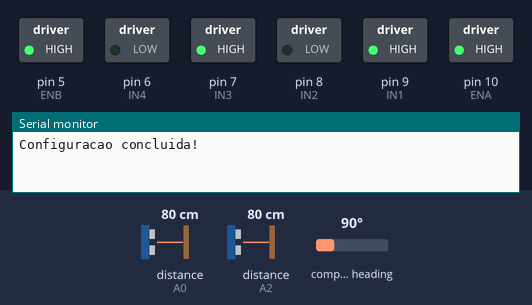
Bench run of a sketch on a simulated Arduino Uno, built with avr-gcc and run on an emulated ATmega328P. Shown: switched loads named in the sketch (green lamp = pin HIGH), the last lines printed to the serial monitor. Wiring (inferred from the names in the program): HMC5883L compass at I2C address 0x1E. Dashed ring = blinking. The test bench sets the inputs (shaded band); at power-on: distance to the obstacle (sensors on A0, A2) 80 cm, compass heading 90°. The echo pulse lasts 58.3 µs per cm.

Above: at 7.9 s.
8.0 s: distance to the obstacle (sensor on A0) set to 17 cm
9.5 s: distance to the obstacle (sensor on A0) set to 13 cm
At 10.5 s:
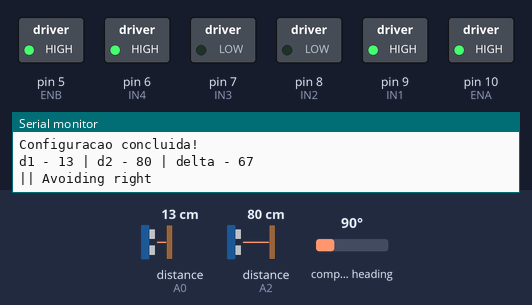
At 11.2 s:
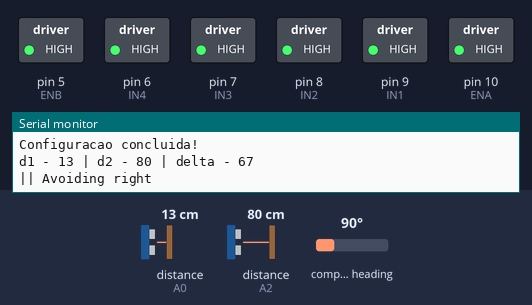
12.5 s: distance to the obstacle (sensor on A2) set to 21 cm
15.5 s: distance to the obstacle (sensor on A2) set to 17 cm
At 18.0 s:
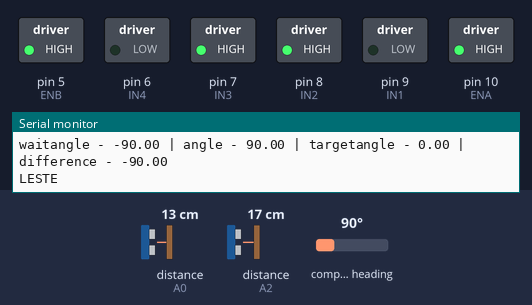
Timing chart, 0 to 19.5 s (numbered marks = the images above; inputs shaded):
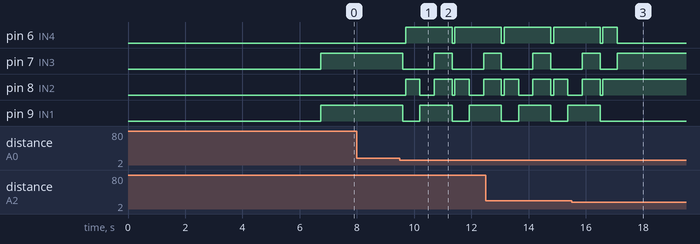

The sketch:

remake2.ino
```cpp
#include <SoftwareSerial.h>
#include <Wire.h>
#include <math.h>
//#include <HMC5883L.h>
#include <Ultrasonic.h> //Erick Simões Ultrasonic library https://github.com/ErickSimoes/Ultrasonic

// Bluetooth -~-~-~-
SoftwareSerial bt(0,1); //rx,tx

// H-Bridge -~-~-~-
int ENA = 10; // PWM roda direita
int IN1 = 9; // CW roda direita (frente)
int IN2 = 8; // CCW (reverso)
int IN3 = 7; // CCW roda esquerda (frente)
int IN4 = 6; // CW (reverso)
int ENB = 5; // PWM roda esquerda
bool forward, backward, left, right = false;

// Ultrasonic -~-~-~-
Ultrasonic ultrasonic1(A1, A0, 11000UL); // trig - echo - timeout || right ultrasonic
Ultrasonic ultrasonic2(A3, A2, 11000UL); // left ultrasonic (car's pov)
int distance1, distance2;
int distanceCM = 15;
String nextTurn = "";

// Compass -~-~-~-
#define HMC 0x1E
float angle;

bool escrever(byte reg, byte valor) {
  Wire.beginTransmission(HMC);
  Wire.write(reg);
  Wire.write(valor);

  byte erro = Wire.endTransmission();

  if (erro != 0) {
    Serial.print("Erro I2C: ");
    Serial.println(erro);
    return false;
  }
  return true;
}

bool ler(byte reg, byte *dados, byte qtd) {
  Wire.beginTransmission(HMC);
  Wire.write(reg);

  if (Wire.endTransmission(false) != 0)
    return false;

  if (Wire.requestFrom((uint8_t)HMC, qtd) != qtd)
    return false;

  for (byte i = 0; i < qtd; i++)
    dados[i] = Wire.read();

  return true;
}

const char* cardeal(float graus) {
  if (graus >= 337.5 || graus < 22.5) return "NORTE";
  if (graus < 67.5) return "NORDESTE";
  if (graus < 112.5) return "LESTE";
  if (graus < 157.5) return "SUDESTE";
  if (graus < 202.5) return "SUL";
  if (graus < 247.5) return "SUDOESTE";
  if (graus < 292.5) return "OESTE";
  return "NOROESTE";
}

#define enableBluetooth true
#define enableUltrasonic true
#define enableCompass true

#define enableAccelerometer false
#define enableGPS false

#define enableAutomation true
#define debug false

// Inicialization ///////////////////////////////////////
void setup()
{
  Serial.begin(9600);
  Wire.begin();
  Wire.setClock(50000);
  delay(1500);

  // Bluetooth 
  if (enableBluetooth) {
    bt.begin(9600);
  }

  // Compass
  bool ok = true;
  ok &= escrever(0x00, 0x70);
  delay(20);
  ok &= escrever(0x01, 0x20);
  delay(20);
  ok &= escrever(0x02, 0x00);
  delay(100);

  if (ok) {
    Serial.println("Configuracao concluida!");
  } else {
    Serial.println("Falha na configuracao!");
  }

  // H-Bridge -~-~-~-
  pinMode(ENA, OUTPUT);
  pinMode(IN1, OUTPUT);
  pinMode(IN2, OUTPUT);
  pinMode(IN3, OUTPUT);
  pinMode(IN4, OUTPUT);
  pinMode(ENB, OUTPUT);

  // Ensure wheels are actually turned off upon inicialization
  analogWrite(ENA, 255);
  digitalWrite(IN1, LOW);
  digitalWrite(IN2, LOW);
  digitalWrite(IN3, LOW);
  digitalWrite(IN4, LOW);
  analogWrite(ENB, 255);
  delay(100);

  if (enableAutomation) {
    if (!debug) {
      delay(5000);
    }
    forward = true;
    updateMotors();
  }
}

void loop() {
  // Remote control
  if (enableBluetooth) {
    bt.listen();
    if (bt.available() > 0) {
      int cmd = (bt.read() - '0');
      Serial.println(cmd);
      switch (cmd) {
        case 1: // forwards down
          //run = true;
          forward = true;
          backward = false;
          break;
        case 2: // backwards down
          forward = false;
          backward = true;
          break;
        case 3: // fb up         
          backward = false;
          forward = false;
          break;
        case 4: // left down         
          left = true;
          right = false;
          break;
        case 5: // right down         
          left = false;
          right = true;
          break;
        case 6: // lr up         
          left = false;
          right = false;
          break;
        default:
          Serial.println("Unknown command");
      }
      int w1cw = ((forward && !right) || left) ? HIGH : LOW; // right forward     
      int w1ccw = ((backward && !left) || right) ? HIGH : LOW; // right backward     
      int w2ccw = ((forward && !left) || right) ? HIGH : LOW; // left forward     
      int w2cw = ((backward && !right) || left) ? HIGH : LOW; // left backward

      digitalWrite(IN1, w1cw); // right wheel forward     
      digitalWrite(IN2, w1ccw); // right wheel backward
      digitalWrite(IN3, w2ccw); // left wheel forward
      digitalWrite(IN4, w2cw); // left wheel backward
    }
  }

  /*
  if (enableCompass) {
    byte dados[6];
    if (ler(0x03, dados, 6)) {
      int16_t x = (int16_t)(
        ((uint16_t)dados[0] << 8) | dados[1]);
      int16_t z = (int16_t)(
        ((uint16_t)dados[2] << 8) | dados[3]);
      int16_t y = (int16_t)(
        ((uint16_t)dados[4] << 8) | dados[5]);
      if (x == -4096 || y == -4096 || z == -4096) {
        Serial.println("Leitura saturada!");
        delay(500);
        return;
      }

      angle = atan2((float)y, (float)x) * 180.0 / PI;
      if (angle < 0) angle += 360.0;

      Serial.print("X=");
      Serial.print(x);

      Serial.print(" Y=");
      Serial.print(y);

      Serial.print(" Z=");
      Serial.print(z);

      Serial.print(" | Angulo=");
      Serial.print(angle, 1);

      Serial.print(" | ");
      Serial.println(cardeal(angle));

    } else {
      Serial.println("ERRO: Falha na leitura!");
    }
    //delay(500);
  }
  */

  // Ultrasonic data
  if (enableUltrasonic) {
    distance1 = ultrasonic1.read();
    delay(10);
    distance2 = ultrasonic2.read();
    delay(10);
    //Serial.print(distance1); Serial.print(" | "); Serial.println(distance2);
  }

  if (enableAutomation && enableUltrasonic && enableCompass) {
    if (distance1 < distanceCM || distance2 < distanceCM) { // something is too close to either ultrasonics
      forward = false; //stop and wait 100ms
      updateMotors();
      delay(100);
      backward = true; // go back for 500ms
      updateMotors();
      delay(500);
      backward = false;

      Serial.print("d1 - "); Serial.print(distance1); Serial.print(" | d2 - "); Serial.print(distance2);

      int delta = abs(distance2 - distance1); //disparity between two distances
      Serial.print(" | delta - "); Serial.println(delta);
      if (delta < 7) { // delta negligible
        //turn opposite of nextTurn, move forward
        /*if (nextTurn == "") {
          nextTurn = "left";
        }*/
        nextTurn = (nextTurn == "right") ? "left" : "right"; //toggles nextTurn and sets it to right by default
        Serial.print("|| Turning "); Serial.println(nextTurn);

        bool dir = (nextTurn == "right") ? true : false;
        right = dir; //turn car left/right on the spot
        left = !dir;
        updateMotors();
        waitTurn(nextTurn, 90.0);

        right = false;  // go forward a certain amount of time
        left = false;
        forward = true;
        updateMotors();
        delay(2000);

        right = dir; //turn car left/right on the spot
        left = !dir;
        updateMotors();
        waitTurn(nextTurn, 90.0);
        /*
        if (nextTurn == "left") { // TODO - DRYS
          Serial.println("|| Turning right");
          nextTurn = "right";
          left = false;
          right = true; //turn car right on the spot
          updateMotors();
          waitTurn("right", 90.0);

          right = false;
          forward = true;
          updateMotors();
          delay(1000); //wait a certain amount of time...

          right = true;
          forward = false;
          updateMotors();
          waitTurn("right", 90.0);

        } else {
          Serial.println("|| Turning left");
          nextTurn = "left";
          right = false;
          left = true; //turn car left on the spot
          updateMotors();
          waitTurn("left", 90.0);

          left = false;
          forward = true;
          updateMotors();
          delay(1000); //wait a certain amount of time...

          left = true;
          forward = false;
          updateMotors();
          waitTurn("left", 90.0);
        }
        */
        forward = true;
        updateMotors();
      } else {
        if ((distance1 > distance2)) { // something is too close to left sensor
          Serial.println("|| Avoiding left");
          //turn right, move forward
          forward = true;
          right = true;
          updateMotors();
          delay(500);
          left = true;
        } else if (distance1 < distance2) { // too close to right sensor
          Serial.println("|| Avoiding right");
          forward = true;
          left = true;
          updateMotors();
          delay(500);
          right = true;
        }
        updateMotors();
        delay(500);
        left = right = false;
      }
    }
  }
  delay(100);
}

void updateMotors() {
  if (!debug) {
    int w1cw = ((forward && !right) || left) ? HIGH : LOW; // right forward
    int w1ccw = ((backward && !left) || right) ? HIGH : LOW; // right backward 
    int w2ccw = ((forward && !left) || right) ? HIGH : LOW; // left forward 
    int w2cw = ((backward && !right) || left) ? HIGH : LOW; // left backward

    digitalWrite(IN1, w1cw); // right wheel forward     
    digitalWrite(IN2, w1ccw); // right wheel backward
    digitalWrite(IN3, w2ccw); // left wheel forward
    digitalWrite(IN4, w2cw); // left wheel backward
  } else {
    Serial.print("forward "); Serial.print(forward);
    Serial.print(" | backward "); Serial.print(backward);
    Serial.print(" | left "); Serial.print(left);
    Serial.print(" | right "); Serial.println(right);
  }
}

void waitTurn(String direction, float waitangle) {
  updateAngle();
  if (direction == "right") { // turning right substracts the angle
    waitangle*= -1;
  }

  float targetangle = angle + waitangle;

  Serial.print("waitangle - "); Serial.print(waitangle); Serial.print(" | angle - "); Serial.print(angle); Serial.print(" | targetangle - "); Serial.print(targetangle); Serial.print(" | difference - "); Serial.println(deltaangle(angle, targetangle));

  while (!compare(direction, deltaangle(angle, targetangle))) {
    delay(100);
    updateAngle();
    Serial.print("waitangle - "); Serial.print(waitangle);
    Serial.print(" | angle - "); Serial.print(angle);
    Serial.print(" | targetangle - "); Serial.print(targetangle);
    Serial.print(" | difference - "); Serial.println(deltaangle(angle, targetangle));
  }
  delay(1000);
  return;
}

bool compare(String direction, float delta) {
  return (direction == "right") ? (delta > 0) : (delta < 0);
}

double clamp(double v, double min, double max) {
    return min(max, max(min, v));
}

float repeat(float t, float length) {
    return clamp(t - floor(t/length) * length, 0.0f, length);
}

float deltaangle(float current, float target) {
    float delta = repeat((target - current), 360.0f);
    if (delta > 180.0f)
        delta -= 360.0f;
    return delta;
}

void updateAngle() {
  byte dados[6];
    if (ler(0x03, dados, 6)) {
      int16_t x = (int16_t)(
        ((uint16_t)dados[0] << 8) | dados[1]);
      int16_t z = (int16_t)(
        ((uint16_t)dados[2] << 8) | dados[3]);
      int16_t y = (int16_t)(
        ((uint16_t)dados[4] << 8) | dados[5]);
      if (x == -4096 || y == -4096 || z == -4096) {
        Serial.println("Leitura saturada!");
        delay(500);
        return;
      }

      angle = atan2((float)y, (float)x) * 180.0 / PI;
      if (angle < 0) angle += 360.0;
      /*Serial.print("X=");
      Serial.print(x);

      Serial.print(" Y=");
      Serial.print(y);

      Serial.print(" Z=");
      Serial.print(z);

      Serial.print(" | Angulo=");
      Serial.print(angle, 1);

      Serial.print(" | ");*/
      Serial.println(cardeal(angle));

    } else {
      Serial.println("ERRO: Falha na leitura!");
    }
    delay(500);
}
```

Measured:
- the behaviour switches between 15 and 14 cm on distance to the obstacle (sensor on A0) (found by bisection; images 0 and 1)
- the behaviour switches between 20 and 19 cm on distance to the obstacle (sensor on A2) (found by bisection; images 2 and 3)
- after the input at 8.0 s, every drawn part: stays the same
- after the input at 9.5 s, pin 6 (IN4): LOW → HIGH after 0.20 s, → LOW 1.6 s later, → HIGH 0.10 s later; pin 7 (IN3): alternates HIGH for 0.63 s and LOW for 1.1 s, starting after 0.10 s
- after the input at 15.5 s, pin 8 (IN2): goes on until 16.6 s, then stays HIGH; pin 9 (IN1): goes on until 16.5 s, then stays LOW
